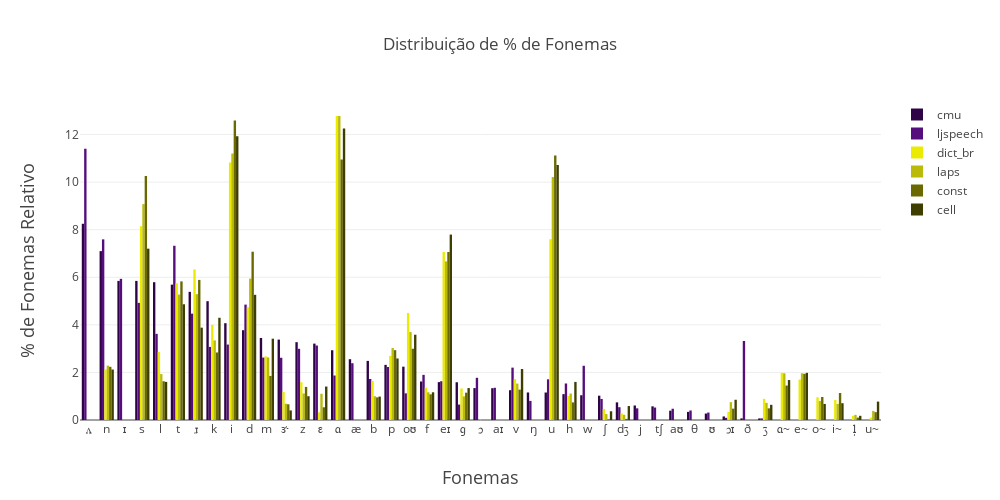

The notebook cell saved with this chart:
### Code cell
layout = go.Layout(
    title='Distribuição de % de Fonemas',
    xaxis=dict(
        title='Fonemas',
        titlefont=dict(
            size=18,
            ),
        
    ),
    yaxis=dict(
        title='% de Fonemas Relativo',
        titlefont=dict(
            size=18,
        )
    ),
    width=1000,
    height=500,
    bargroupgap=0
)

fig = go.Figure(data=data, layout=layout)
py.iplot(fig, filename='basic-bar')

### Figure 1 — Plotly figure (JSON) as saved in the notebook; plotly's stock layout.template omitted (floating-point values rounded to 4 significant figures)
{"data": [{"marker": {"color": "#2F0446"}, "name": "cmu", "type": "bar", "uid": "04e0426c-048e-42ac-83d3-ae21c09f5e21", "x": ["ʌ", "n", "ɪ", "s", "l", "t", "ɹ", "k", "i", "d", "m", "ɝ", "z", "ɛ", "ɑ", "æ", "b", "p", "oʊ", "f", "eɪ", "ɡ", "ɔ", "aɪ", "v", "ŋ", "u", "h", "w", "ʃ", "dʒ", "j", "tʃ", "aʊ", "θ", "ʊ", "ɔɪ", "ð", "ʒ"], "y": [8.249, 7.1, 5.847, 5.847, 5.793, 5.69, 5.387, 4.995, 4.069, 3.775, 3.448, 3.38, 3.272, 3.211, 2.932, 2.556, 2.485, 2.317, 2.242, 1.619, 1.593, 1.587, 1.341, 1.336, 1.253, 1.158, 1.156, 1.087, 1.041, 1.022, 0.7414, 0.6101, 0.5743, 0.3913, 0.341, 0.2706, 0.1493, 0.06806, 0.06655]}, {"marker": {"color": "#550E7C"}, "name": "ljspeech", "type": "bar", "uid": "3ff50d9d-33fd-4b7f-a830-094da5ea81ec", "x": ["ʌ", "n", "t", "ɪ", "s", "d", "ɹ", "l", "ð", "i", "ɛ", "k", "z", "m", "ɝ", "æ", "w", "p", "v", "f", "ɑ", "ɔ", "b", "u", "eɪ", "h", "aɪ", "oʊ", "ʃ", "ŋ", "ɡ", "dʒ", "tʃ", "j", "aʊ", "θ", "ʊ", "ɔɪ", "ʒ"], "y": [11.41, 7.594, 7.324, 5.934, 4.923, 4.851, 4.472, 3.621, 3.321, 3.172, 3.132, 3.073, 2.993, 2.625, 2.616, 2.387, 2.28, 2.227, 2.202, 1.898, 1.87, 1.774, 1.725, 1.71, 1.63, 1.535, 1.354, 1.121, 0.8847, 0.8025, 0.6475, 0.538, 0.5238, 0.4903, 0.4732, 0.3998, 0.3117, 0.09221, 0.06808]}, {"marker": {"color": "#EBEB02"}, "name": "dict_br", "type": "bar", "uid": "6742c985-143d-436a-bce9-c35bd06f9d55", "x": ["ɑ", "i", "s", "u", "eɪ", "ɹ", "t", "d", "oʊ", "k", "l", "p", "m", "n", "ɑ~", "v", "e~", "b", "z", "f", "ɡ", "ɝ", "h", "o~", "ʒ", "i~", "ʃ", "ɔɪ", "ɛ", "dʒ", "l̩", "u~"], "y": [12.78, 10.83, 8.147, 7.599, 7.068, 6.329, 5.748, 4.742, 4.501, 4.0, 2.861, 2.695, 2.677, 2.131, 1.985, 1.719, 1.703, 1.641, 1.589, 1.362, 1.327, 1.175, 1.012, 0.956, 0.8894, 0.8418, 0.4658, 0.3472, 0.3248, 0.2787, 0.178, 0.1032]}, {"marker": {"color": "#BABA0B"}, "name": "laps", "type": "bar", "uid": "7903d53f-2e7c-45de-84bf-0812027c65d3", "x": ["ɑ", "i", "u", "s", "eɪ", "d", "ɹ", "t", "oʊ", "k", "p", "m", "n", "ɑ~", "e~", "l", "v", "f", "z", "h", "ɛ", "b", "ɡ", "o~", "ɔɪ", "ʒ", "ɝ", "i~", "u~", "ʃ", "dʒ", "l̩"], "y": [12.78, 11.2, 10.22, 9.077, 6.668, 5.944, 5.29, 5.272, 3.697, 3.344, 3.027, 2.63, 2.286, 1.964, 1.964, 1.931, 1.53, 1.163, 1.115, 1.112, 1.103, 0.9982, 0.9952, 0.798, 0.7501, 0.7233, 0.6874, 0.6754, 0.3825, 0.2481, 0.2182, 0.2152]}, {"marker": {"color": "#696900"}, "name": "const", "type": "bar", "uid": "d7b9e741-fc24-41dd-ba26-b73cdc2eff28", "x": ["i", "u", "ɑ", "s", "d", "eɪ", "ɹ", "t", "oʊ", "p", "k", "n", "e~", "m", "l", "ɑ~", "z", "v", "ɡ", "i~", "f", "o~", "b", "h", "ɝ", "ɛ", "ʒ", "ɔɪ", "u~", "l̩", "dʒ", "ʃ"], "y": [12.59, 11.12, 10.96, 10.26, 7.074, 7.063, 5.889, 5.827, 2.995, 2.936, 2.838, 2.235, 1.941, 1.852, 1.628, 1.448, 1.391, 1.276, 1.148, 1.135, 1.08, 0.9675, 0.9515, 0.7388, 0.6602, 0.5349, 0.4896, 0.4778, 0.3301, 0.09945, 0.04607, 0.02191]}, {"marker": {"color": "#3E3E00"}, "name": "cell", "type": "bar", "uid": "6b4ac806-394a-4838-b2ef-d76ca9b4cc39", "x": ["ɑ", "i", "u", "eɪ", "s", "d", "t", "k", "ɹ", "oʊ", "m", "p", "v", "n", "e~", "ɑ~", "l", "h", "ɛ", "ɡ", "f", "z", "b", "ɔɪ", "u~", "i~", "o~", "ʒ", "dʒ", "ɝ", "ʃ", "l̩"], "y": [12.26, 11.93, 10.72, 7.795, 7.202, 5.262, 4.865, 4.297, 3.882, 3.585, 3.417, 2.586, 2.143, 2.121, 1.982, 1.68, 1.602, 1.601, 1.406, 1.342, 1.165, 0.9995, 0.9847, 0.8508, 0.7739, 0.7062, 0.6754, 0.638, 0.5871, 0.4023, 0.3675, 0.1754]}], "layout": {"bargroupgap": 0, "height": 500, "title": {"text": "Distribuição de % de Fonemas"}, "width": 1000, "xaxis": {"title": {"font": {"size": 18}, "text": "Fonemas"}}, "yaxis": {"title": {"font": {"size": 18}, "text": "% de Fonemas Relativo"}}}}
